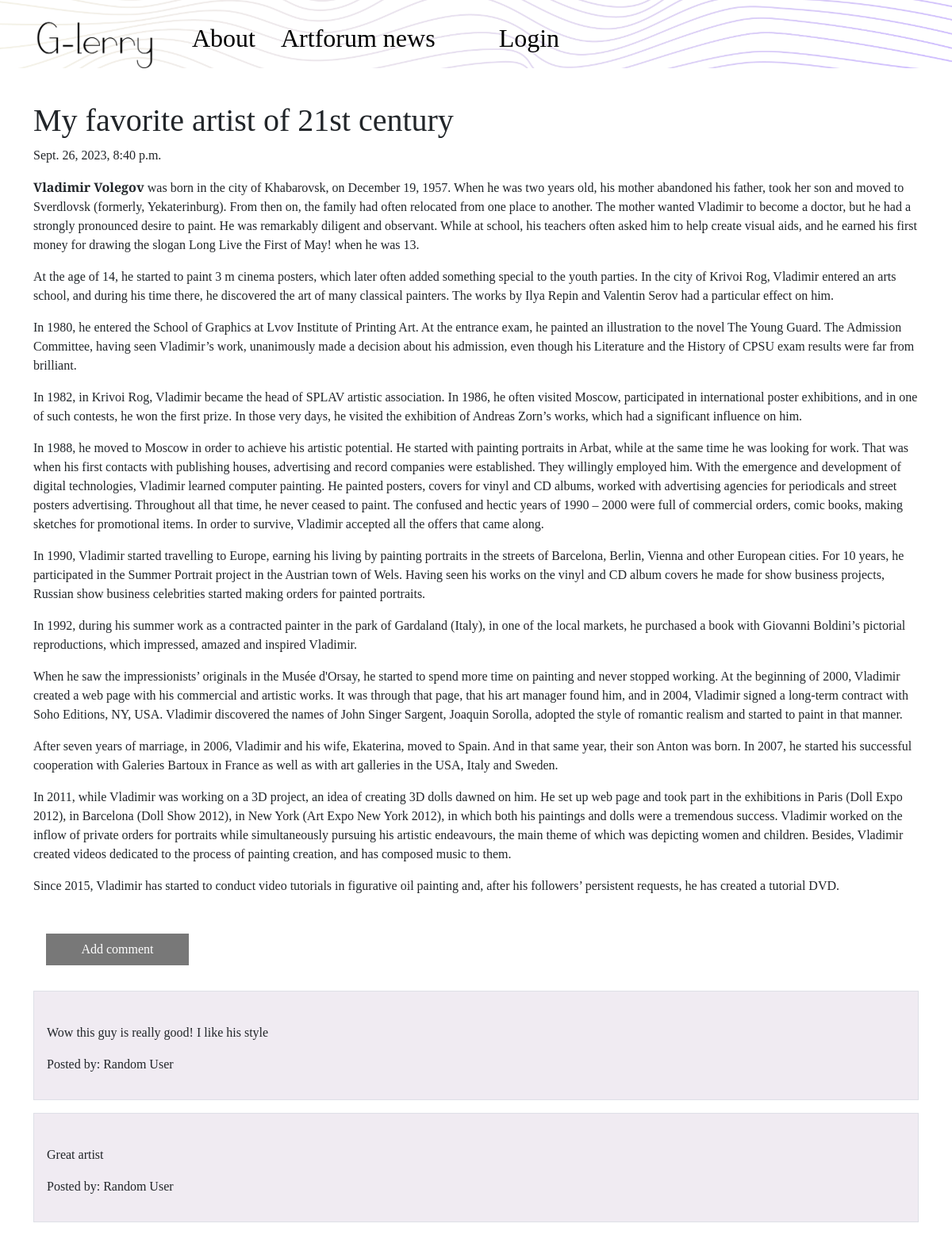
The app's page /post/4 with its own data.
### blog/models.py (models this page shows, shortened)
class Post(models.Model):
    author = models.ForeignKey('auth.User', on_delete=models.CASCADE)
    title = models.CharField(max_length=200)
    text = models.TextField()
    create_date = models.DateTimeField(default=timezone.now)
    published_date = models.DateTimeField(blank=True, null=True)
    """
        The primary key patches to self.pk, after i create post, and i hit publication,
        go to post detail of the primary key of post i just created

    """

class Comments(models.Model):
    post = models.ForeignKey('blog.Post', related_name='comments', on_delete=models.CASCADE)
    author = models.CharField(max_length=100)
    text = models.TextField()
    create_date = models.DateTimeField(default=timezone.now())
    approved_comment = models.BooleanField(default=False)
    """
        After post comment, go back to list of all posts,
        comment has to be approved before being there
    """

### blog/views.py (the view)
# urls.py: path('post/<int:pk>', views.PostDetailView.as_view(), name='post_detail'),
class PostDetailView(DetailView):
    model = Post

### blog/templates/blog/post_detail.html (shortened to what this page needs)
{% extends "blog/base.html" %}
{% block content %}
    <h1 class="post-title"> {{ post.title }} </h1>
        {% if post.published_date %}
        <div class="date postdate">
            {{post.published_date}}
        </div>
        {% else %}
        <a class="btn btn-secondary" href="{% url 'post_publish' pk=post.pk %}">Publish</a>
        {% endif %}
    <p class="post-content">
        {{ post.text|safe|linebreaksbr }}
    </p>
        <div class="button-container">
            <a href="{% url 'add_comment_to_post' pk=post.pk %}" class="button-post addcmntbtn">Add comment</a>
        </div>
        <div class="container comment-section">
            {% for comment in post.comments.all %}
            <div class="comment-one">
                <br>
                {% if user.is_authenticated or comment.approved_comment %}
                <p>{{comment.text|safe|linebreaks}}</p>
                <p>Posted by: {{ comment.author }}</p>
            </div>
                {% endif %}
                {% empty %}
                    <p>No comments</p>
            {% endfor %}
        </div>
{% endblock %}

### blog/static/css/blog.css (style rules this page uses)
* { font-family: 'Playfair Display', serif; }
.comment-one { border: 1px solid #dee0e7; margin: 1rem 0; background-color: #f0ebf2; padding: 0 1rem 1rem 1rem; }
.button-container { display: flex; justify-content: space-between; }
.button-post { text-decoration: none; color: white; background: #787878; text-align: center; margin: 1rem 1rem; padding: 0.5rem 0; width: 15vw; transition: background-color 0.3s, box-shadow 0.3s; / }

### records on screen
Post: title "My favorite artist of 21st century", published_date "Sept. 26, 2023, 8:40 p.m.", text "Vladimir Volegov was born in the city of Khabarovsk, on December 19, 1957. When he was two years old, his mother abandoned his father, took her son and moved to Sverdlovsk (formerly, Yekaterinburg). From then on, the family had often relocated from one place to another. The mother wanted Vladimir to become a doctor, but he had a strongly pronounced desire to paint. He was remarkably diligent and observant. While at school, his teachers often asked him to help create visual aids, and he earned his first money for drawing the slogan Long Live the First of May! when he was 13. At the age of 14, he started to paint 3 m cinema posters, which later often added something special to the youth…"
Comments: text "Wow this guy is really good! I like his style", author "Random User"
Comments: text "Great artist", author "Random User"
